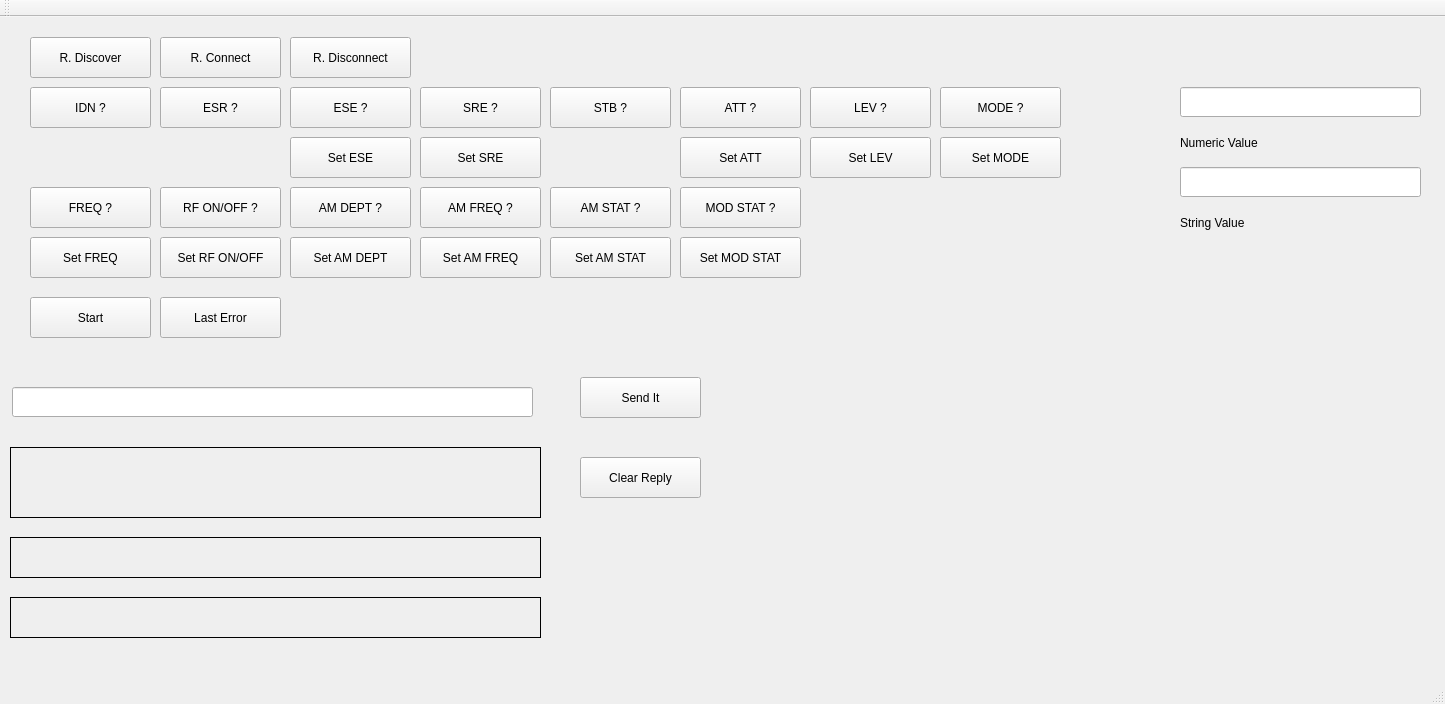
<?xml version="1.0" encoding="UTF-8"?>
<ui version="4.0">
 <class>MainWindow</class>
 <widget class="QMainWindow" name="MainWindow">
  <property name="geometry">
   <rect>
    <x>0</x>
    <y>0</y>
    <width>1445</width>
    <height>704</height>
   </rect>
  </property>
  <property name="windowTitle">
   <string>MainWindow</string>
  </property>
  <widget class="QWidget" name="centralWidget">
   <widget class="QPushButton" name="btnRigolDiscover">
    <property name="geometry">
     <rect>
      <x>30</x>
      <y>20</y>
      <width>121</width>
      <height>41</height>
     </rect>
    </property>
    <property name="text">
     <string>R. Discover</string>
    </property>
   </widget>
   <widget class="QPushButton" name="btnStart">
    <property name="geometry">
     <rect>
      <x>30</x>
      <y>280</y>
      <width>121</width>
      <height>41</height>
     </rect>
    </property>
    <property name="text">
     <string>Start</string>
    </property>
   </widget>
   <widget class="QPushButton" name="btnRigolConnect">
    <property name="geometry">
     <rect>
      <x>160</x>
      <y>20</y>
      <width>121</width>
      <height>41</height>
     </rect>
    </property>
    <property name="text">
     <string>R. Connect</string>
    </property>
   </widget>
   <widget class="QPushButton" name="btnRigolDisconnect">
    <property name="geometry">
     <rect>
      <x>290</x>
      <y>20</y>
      <width>121</width>
      <height>41</height>
     </rect>
    </property>
    <property name="text">
     <string>R. Disconnect</string>
    </property>
   </widget>
   <widget class="QLabel" name="lblStatus">
    <property name="geometry">
     <rect>
      <x>10</x>
      <y>520</y>
      <width>531</width>
      <height>41</height>
     </rect>
    </property>
    <property name="frameShape">
     <enum>QFrame::Box</enum>
    </property>
    <property name="text">
     <string/>
    </property>
   </widget>
   <widget class="QLabel" name="lblReply">
    <property name="geometry">
     <rect>
      <x>10</x>
      <y>430</y>
      <width>531</width>
      <height>71</height>
     </rect>
    </property>
    <property name="frameShape">
     <enum>QFrame::Box</enum>
    </property>
    <property name="text">
     <string/>
    </property>
   </widget>
   <widget class="QPushButton" name="btnIDN">
    <property name="geometry">
     <rect>
      <x>30</x>
      <y>70</y>
      <width>121</width>
      <height>41</height>
     </rect>
    </property>
    <property name="text">
     <string>IDN ?</string>
    </property>
   </widget>
   <widget class="QPushButton" name="btnLastError">
    <property name="geometry">
     <rect>
      <x>160</x>
      <y>280</y>
      <width>121</width>
      <height>41</height>
     </rect>
    </property>
    <property name="text">
     <string>Last Error</string>
    </property>
   </widget>
   <widget class="QLabel" name="lblError">
    <property name="geometry">
     <rect>
      <x>10</x>
      <y>580</y>
      <width>531</width>
      <height>41</height>
     </rect>
    </property>
    <property name="frameShape">
     <enum>QFrame::Box</enum>
    </property>
    <property name="text">
     <string/>
    </property>
   </widget>
   <widget class="QPushButton" name="btnClearReply">
    <property name="geometry">
     <rect>
      <x>580</x>
      <y>440</y>
      <width>121</width>
      <height>41</height>
     </rect>
    </property>
    <property name="text">
     <string>Clear Reply</string>
    </property>
   </widget>
   <widget class="QLineEdit" name="ledTestCommand">
    <property name="geometry">
     <rect>
      <x>12</x>
      <y>370</y>
      <width>521</width>
      <height>30</height>
     </rect>
    </property>
   </widget>
   <widget class="QPushButton" name="btnSendTextCmd">
    <property name="geometry">
     <rect>
      <x>580</x>
      <y>360</y>
      <width>121</width>
      <height>41</height>
     </rect>
    </property>
    <property name="text">
     <string>Send It</string>
    </property>
   </widget>
   <widget class="QPushButton" name="btnESR_Q">
    <property name="geometry">
     <rect>
      <x>160</x>
      <y>70</y>
      <width>121</width>
      <height>41</height>
     </rect>
    </property>
    <property name="text">
     <string>ESR ?</string>
    </property>
   </widget>
   <widget class="QPushButton" name="btnESE_Q">
    <property name="geometry">
     <rect>
      <x>290</x>
      <y>70</y>
      <width>121</width>
      <height>41</height>
     </rect>
    </property>
    <property name="text">
     <string>ESE ?</string>
    </property>
   </widget>
   <widget class="QLineEdit" name="ledNumericValue">
    <property name="geometry">
     <rect>
      <x>1180</x>
      <y>70</y>
      <width>241</width>
      <height>30</height>
     </rect>
    </property>
   </widget>
   <widget class="QLabel" name="lblNumericValue">
    <property name="geometry">
     <rect>
      <x>1180</x>
      <y>110</y>
      <width>111</width>
      <height>31</height>
     </rect>
    </property>
    <property name="frameShape">
     <enum>QFrame::NoFrame</enum>
    </property>
    <property name="text">
     <string>Numeric Value</string>
    </property>
   </widget>
   <widget class="QPushButton" name="btnESE_S">
    <property name="geometry">
     <rect>
      <x>290</x>
      <y>120</y>
      <width>121</width>
      <height>41</height>
     </rect>
    </property>
    <property name="text">
     <string>Set ESE</string>
    </property>
   </widget>
   <widget class="QPushButton" name="btnSRE_Q">
    <property name="geometry">
     <rect>
      <x>420</x>
      <y>70</y>
      <width>121</width>
      <height>41</height>
     </rect>
    </property>
    <property name="text">
     <string>SRE ?</string>
    </property>
   </widget>
   <widget class="QPushButton" name="btnSRE_S">
    <property name="geometry">
     <rect>
      <x>420</x>
      <y>120</y>
      <width>121</width>
      <height>41</height>
     </rect>
    </property>
    <property name="text">
     <string>Set SRE</string>
    </property>
   </widget>
   <widget class="QPushButton" name="btnSTB_Q">
    <property name="geometry">
     <rect>
      <x>550</x>
      <y>70</y>
      <width>121</width>
      <height>41</height>
     </rect>
    </property>
    <property name="text">
     <string>STB ?</string>
    </property>
   </widget>
   <widget class="QPushButton" name="btnATT_Q">
    <property name="geometry">
     <rect>
      <x>680</x>
      <y>70</y>
      <width>121</width>
      <height>41</height>
     </rect>
    </property>
    <property name="text">
     <string>ATT ?</string>
    </property>
   </widget>
   <widget class="QPushButton" name="btnATT_S">
    <property name="geometry">
     <rect>
      <x>680</x>
      <y>120</y>
      <width>121</width>
      <height>41</height>
     </rect>
    </property>
    <property name="text">
     <string>Set ATT</string>
    </property>
   </widget>
   <widget class="QPushButton" name="btnLEV_Q">
    <property name="geometry">
     <rect>
      <x>810</x>
      <y>70</y>
      <width>121</width>
      <height>41</height>
     </rect>
    </property>
    <property name="text">
     <string>LEV ?</string>
    </property>
   </widget>
   <widget class="QPushButton" name="btnLEV_S">
    <property name="geometry">
     <rect>
      <x>810</x>
      <y>120</y>
      <width>121</width>
      <height>41</height>
     </rect>
    </property>
    <property name="text">
     <string>Set LEV</string>
    </property>
   </widget>
   <widget class="QPushButton" name="btnMODE_S">
    <property name="geometry">
     <rect>
      <x>940</x>
      <y>120</y>
      <width>121</width>
      <height>41</height>
     </rect>
    </property>
    <property name="text">
     <string>Set MODE</string>
    </property>
   </widget>
   <widget class="QPushButton" name="btnMODE_Q">
    <property name="geometry">
     <rect>
      <x>940</x>
      <y>70</y>
      <width>121</width>
      <height>41</height>
     </rect>
    </property>
    <property name="text">
     <string>MODE ?</string>
    </property>
   </widget>
   <widget class="QLabel" name="lblStringValue">
    <property name="geometry">
     <rect>
      <x>1180</x>
      <y>190</y>
      <width>111</width>
      <height>31</height>
     </rect>
    </property>
    <property name="frameShape">
     <enum>QFrame::NoFrame</enum>
    </property>
    <property name="text">
     <string>String Value</string>
    </property>
   </widget>
   <widget class="QLineEdit" name="ledStringValue">
    <property name="geometry">
     <rect>
      <x>1180</x>
      <y>150</y>
      <width>241</width>
      <height>30</height>
     </rect>
    </property>
   </widget>
   <widget class="QPushButton" name="btnFREQ_Q">
    <property name="geometry">
     <rect>
      <x>30</x>
      <y>170</y>
      <width>121</width>
      <height>41</height>
     </rect>
    </property>
    <property name="text">
     <string>FREQ ?</string>
    </property>
   </widget>
   <widget class="QPushButton" name="btnFREQ_S">
    <property name="geometry">
     <rect>
      <x>30</x>
      <y>220</y>
      <width>121</width>
      <height>41</height>
     </rect>
    </property>
    <property name="text">
     <string>Set FREQ</string>
    </property>
   </widget>
   <widget class="QPushButton" name="btnON_OFF_S">
    <property name="geometry">
     <rect>
      <x>160</x>
      <y>220</y>
      <width>121</width>
      <height>41</height>
     </rect>
    </property>
    <property name="text">
     <string>Set RF ON/OFF</string>
    </property>
   </widget>
   <widget class="QPushButton" name="btnON_OFF_Q">
    <property name="geometry">
     <rect>
      <x>160</x>
      <y>170</y>
      <width>121</width>
      <height>41</height>
     </rect>
    </property>
    <property name="text">
     <string>RF ON/OFF ?</string>
    </property>
   </widget>
   <widget class="QPushButton" name="btnAM_DEPT_Q">
    <property name="geometry">
     <rect>
      <x>290</x>
      <y>170</y>
      <width>121</width>
      <height>41</height>
     </rect>
    </property>
    <property name="text">
     <string>AM DEPT ?</string>
    </property>
   </widget>
   <widget class="QPushButton" name="btnAM_DEPT_S">
    <property name="geometry">
     <rect>
      <x>290</x>
      <y>220</y>
      <width>121</width>
      <height>41</height>
     </rect>
    </property>
    <property name="text">
     <string>Set AM DEPT</string>
    </property>
   </widget>
   <widget class="QPushButton" name="btnAM_FREQ_Q">
    <property name="geometry">
     <rect>
      <x>420</x>
      <y>170</y>
      <width>121</width>
      <height>41</height>
     </rect>
    </property>
    <property name="text">
     <string>AM FREQ ?</string>
    </property>
   </widget>
   <widget class="QPushButton" name="btnAM_FREQ_S">
    <property name="geometry">
     <rect>
      <x>420</x>
      <y>220</y>
      <width>121</width>
      <height>41</height>
     </rect>
    </property>
    <property name="text">
     <string>Set AM FREQ</string>
    </property>
   </widget>
   <widget class="QPushButton" name="btnAM_STAT_Q">
    <property name="geometry">
     <rect>
      <x>550</x>
      <y>170</y>
      <width>121</width>
      <height>41</height>
     </rect>
    </property>
    <property name="text">
     <string>AM STAT ?</string>
    </property>
   </widget>
   <widget class="QPushButton" name="btnAM_STAT_S">
    <property name="geometry">
     <rect>
      <x>550</x>
      <y>220</y>
      <width>121</width>
      <height>41</height>
     </rect>
    </property>
    <property name="text">
     <string>Set AM STAT</string>
    </property>
   </widget>
   <widget class="QPushButton" name="btnMOD_STAT_Q">
    <property name="geometry">
     <rect>
      <x>680</x>
      <y>170</y>
      <width>121</width>
      <height>41</height>
     </rect>
    </property>
    <property name="text">
     <string>MOD STAT ?</string>
    </property>
   </widget>
   <widget class="QPushButton" name="btnMOD_STAT_S">
    <property name="geometry">
     <rect>
      <x>680</x>
      <y>220</y>
      <width>121</width>
      <height>41</height>
     </rect>
    </property>
    <property name="text">
     <string>Set MOD STAT</string>
    </property>
   </widget>
  </widget>
  <widget class="QMenuBar" name="menuBar">
   <property name="geometry">
    <rect>
     <x>0</x>
     <y>0</y>
     <width>1445</width>
     <height>27</height>
    </rect>
   </property>
  </widget>
  <widget class="QToolBar" name="mainToolBar">
   <attribute name="toolBarArea">
    <enum>TopToolBarArea</enum>
   </attribute>
   <attribute name="toolBarBreak">
    <bool>false</bool>
   </attribute>
  </widget>
  <widget class="QStatusBar" name="statusBar"/>
 </widget>
 <layoutdefault spacing="6" margin="11"/>
 <resources/>
 <connections/>
</ui>
